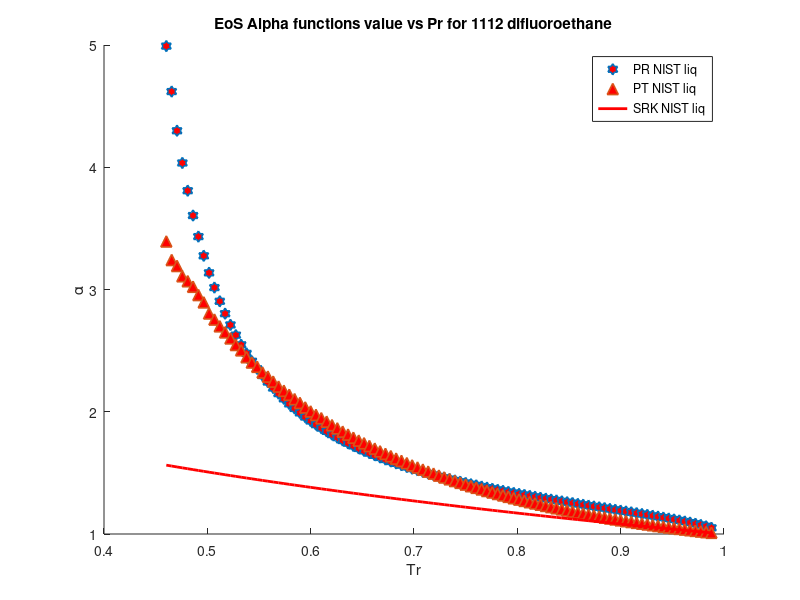

This chart was generated by the following MATLAB code:
clear 
clc
load difluoroethane_sat_data.mat
%alpha PR & SRK for difluoroethane
P = P*10^6;
omega = 0.275; %Acentric factor
Tc = 386.7; %K
Pc = 4500000; %Pa
R = 8.31446 %J/K*mol
Zc = 0.252;
b1 = 0.07780*(R*Tc/Pc);
a1 = 0.45724*(((R^2)*(Tc^2))/Pc);
b2 = 0.08664*(R*Tc/Pc);
a2 = 0.42747*(((R^2)*(Tc^2))/Pc);
omega_c = 1-3*Zc;
omega_b = 0.08446114781;
omega_a = 3*Zc^2+3*(1-2*Zc)*omega_b+omega_b^2+1-3*Zc;
a3 = omega_a*(((R^2)*(Tc^2))/Pc);
b3 = omega_b*(R*Tc/Pc);
c3 = omega_c*(R*Tc/Pc);
T = 178.0; %k
M = 66.05/1000; %kg/mol
S1=0.37464+1.54226*omega-0.26992*omega^2;
S2=0.48508+1.55171*omega-0.176*omega^2;

for i = 1:1:103
   Pr = P/Pc; 
   Tr = T/Tc;
   Tr_list(i)=Tr;
   Vm_liq(i) = M/rho_liq(i);
   Vm_vap(i) = M/rho_vap(i);
   alpha_PT_liq(i) = ((R*T)/(Vm_liq(i)-b3)-P(i))*((Vm_liq(i)^2+b3*Vm_liq(i)+c3*Vm_liq(i)-c3*b3)/a3);
   alpha_PT_vap(i) = ((R*T)/(Vm_vap(i)-b3)-P(i))*((Vm_vap(i)^2+b3*Vm_vap(i)+c3*Vm_vap(i)-c3*b3)/a3);
   alpha_PR_liq(i) = ((R*T)/(Vm_liq(i)-b1)-P(i))*((Vm_liq(i)^2+2*b1*Vm_liq(i)-b1^2)/a1)
   alpha_SRK_liq(i) = ((R*T)/(Vm_liq(i)-b2)-P(i))*((Vm_liq(i)^2+b2*Vm_liq(i))/a2);
   alpha_PR_vap(i) = ((R*T)/(Vm_vap(i)-b1)-P(i))*((Vm_vap(i)^2+2*b1*Vm_vap(i)-b1^2)/a1);
   alpha_SRK_vap(i) = ((R*T)/(Vm_vap(i)-b2)-P(i))*((Vm_vap(i)^2+b2*Vm_vap(i))/a2);
   alpha_soave_PR(i) =(1+S1*(1-sqrt(Tr)))^2;
   alpha_soave_SRK(i) =(1+S2*(1-sqrt(Tr)))^2;
   alpha_Gasem(i) = exp((1.943+0.926*Tr)*(1-(Tr)^0.1441));
%    alpha_twu(i) = (Tr)^(0.081043)*exp(0.915696*(1-(Tr)^(2.61622)));
   Temp(i)=T;
   T = T+2;
end
hold on

 plot(Tr_list,alpha_PR_liq,'h','MarkerSize',8,'MarkerFaceColor','r','LineWidth',1.2)
% plot(Tr_list,alpha_PT_liq,'h','MarkerSize',8,'MarkerFaceColor','g','LineWidth',1.2)
% plot(Tr_list,alpha_SRK_vap,'h','MarkerSize',8,'MarkerFaceColor','m','LineWidth',1.2)
 plot(Tr_list,alpha_PR_vap,'^','MarkerSize',8,'MarkerFaceColor','r','LineWidth',1.2)
% plot(Tr_list,alpha_PT_vap,'^','MarkerSize',8,'MarkerFaceColor','g','LineWidth',1.2)
% plot(Tr_list,alpha_SRK_vap,'^','MarkerSize',8,'MarkerFaceColor','m','LineWidth',1.2)
 plot(Tr_list,alpha_soave_PR,'r','LineWidth',2)
% plot(Tr_list,alpha_soave_SRK,'g','LineWidth',2)
% plot(Tr_list,alpha_Gasem,'b','LineWidth',2)

hold off
legend('PR NIST liq','PT NIST liq','SRK NIST liq','PR NIST vap','PT NIST vap','SRK NIST vapor','Soave PR','Soave SRK','Gasem')
xlabel('Tr')
ylabel('\alpha')
title('EoS Alpha functions value vs Pr for 1112 difluoroethane')
% axis([0.6,1,0.8,2.4])
